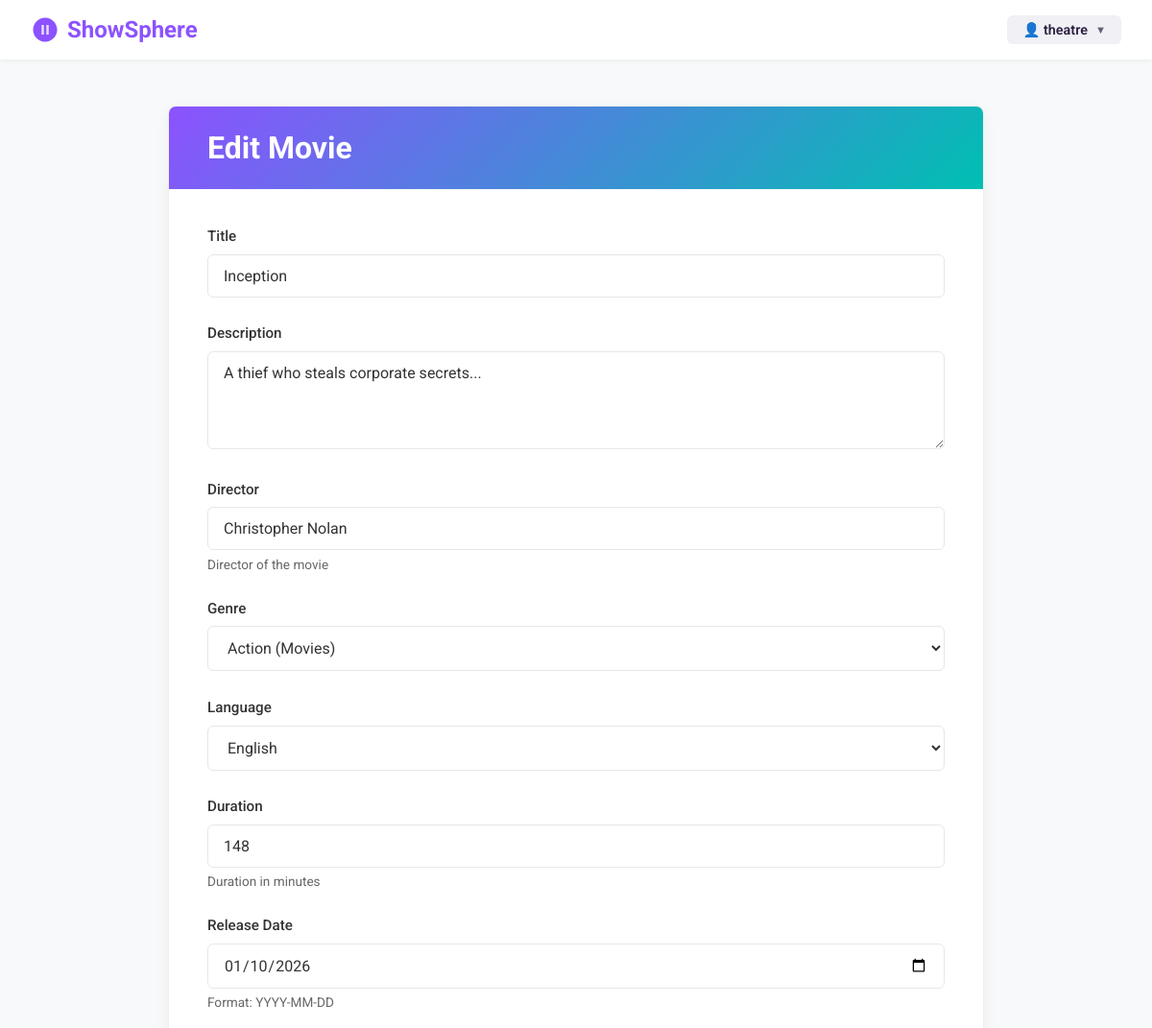
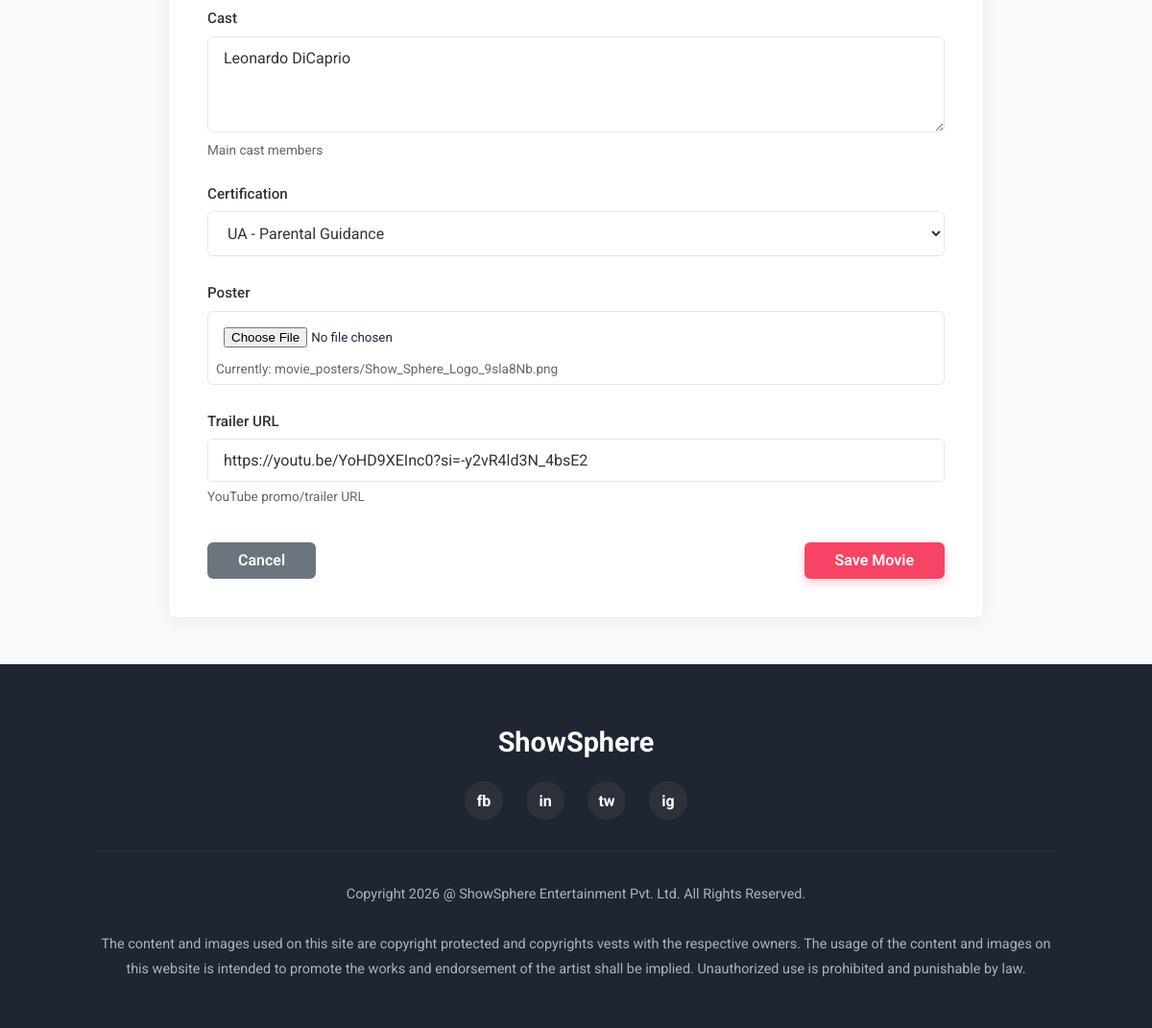
/theatre/movie/2/edit/ (signed in), run on the app's committed database (2 pictures, top to bottom).
### booking/models.py (models this page shows, shortened)
class CustomUser(AbstractUser):
    ROLE_CHOICES = [
        ('customer', 'Customer'),
        ('organizer', 'Event Organizer'),
        ('theatre_owner', 'Theatre Owner'),
        ('admin', 'Admin'),
    ]
    role = models.CharField(max_length=20, choices=ROLE_CHOICES, default='customer')
    city = models.ForeignKey('City', on_delete=models.SET_NULL, null=True, blank=True)
    phone = models.CharField(max_length=15, blank=True)
    email_verified = models.BooleanField(default=False)
    verification_token = models.CharField(max_length=100, blank=True)

class Movie(models.Model):
    STATUS_CHOICES = [
        ('pending', 'Pending Approval'),
        ('approved', 'Approved'),
        ('rejected', 'Rejected'),
    ]
    CERTIFICATION_CHOICES = [
        ('U', 'U - Universal'),
        ('UA', 'UA - Parental Guidance'),
        ('A', 'A - Adults Only'),
        ('S', 'S - Restricted'),
    ]
    theatre_owner = models.ForeignKey(TheatreOwnerProfile, on_delete=models.CASCADE, related_name='movies')
    title = models.CharField(max_length=200)
    description = models.TextField()
    genre = models.ForeignKey(Genre, on_delete=models.SET_NULL, null=True)
    language = models.ForeignKey(Language, on_delete=models.SET_NULL, null=True)
    duration = models.PositiveIntegerField(help_text='Duration in minutes')
    release_date = models.DateField()
    director = models.CharField(max_length=200, blank=True)
    cast = models.TextField(blank=True, help_text='Main cast members')
    certification = models.CharField(max_length=5, choices=CERTIFICATION_CHOICES, blank=True)
    poster = models.ImageField(upload_to='movie_posters/')
    trailer_url = models.URLField(blank=True, help_text='YouTube trailer URL')
    rating = models.DecimalField(max_digits=3, decimal_places=1, null=True, blank=True,
                                 validators=[MinValueValidator(0), MaxValueValidator(10)])
    status = models.CharField(max_length=20, choices=STATUS_CHOICES, default='pending')
    is_trending = models.BooleanField(default=False)
    created_at = models.DateTimeField(auto_now_add=True)
    updated_at = models.DateTimeField(auto_now=True)
    class Meta:
        ordering = ['-release_date']

### booking/views.py (the view)
# urls.py: path('theatre/movie/<int:movie_id>/edit/', views.edit_movie, name='edit_movie'),
@approved_theatre_owner_required
def edit_movie(request, movie_id):
    movie = get_object_or_404(Movie, id=movie_id, theatre_owner=request.user.theatre_profile)
    if request.method == 'POST':
        form = MovieForm(request.POST, request.FILES, instance=movie)
        if form.is_valid():
            form.save()
            messages.success(request, 'Movie updated successfully!')
            return redirect('booking:manage_movies')
    else:
        form = MovieForm(instance=movie)
    return render(request, 'theatre/movie_form.html', {'form': form, 'movie': movie, 'title': 'Edit Movie'})

### booking/models.py (called while the page is built)
    def __str__(self):
        return f"{self.name} ({self.category.name})"

    def __str__(self):
        return self.name

### templates/theatre/movie_form.html (shortened to what this page needs)
{% load static %}
<!DOCTYPE html>
<html lang="en">
<head>
</head>
<body>
    <header class="header">
        <a href="{% url 'booking:home' %}" class="logo">
            <svg width="30" height="30" viewBox="0 0 24 24" fill="none" xmlns="http://www.w3.org/2000/svg">
                <circle cx="12" cy="12" r="10" fill="#8C52FF" fill-opacity="0.2" />
                <path
                    d="M12 2C6.48 2 2 6.48 2 12s4.48 10 10 10 10-4.48 10-10S17.52 2 12 2zm-1 14H9V8h2v8zm4 0h-2V8h2v8z"
                    fill="#8C52FF" />
            </svg>
            <span>ShowSphere</span>
        </a>
        <div class="auth-buttons">
            <div class="organizer-profile">
                {% if user.is_authenticated %}
                👤 {{ user.username }} <span style="font-size: 0.7rem; opacity: 0.7;">▼</span>
                {% else %}
                👤 Guest
                {% endif %}
            </div>
        </div>
    </header>
    <main class="main-container">
        <div class="form-card">
            <h1 class="card-header">{% if form.instance.pk %}Edit Movie{% else %}Add Movie{% endif %}</h1>
            <div class="card-body-content">
                <form method="post" enctype="multipart/form-data">
                    <div class="form-group">
                        <label class="form-label" for="{{ form.title.id_for_label }}">Title</label>
                        {{ form.title }}
                    </div>
                    <div class="form-group">
                        <label class="form-label" for="{{ form.description.id_for_label }}">Description</label>
                        {{ form.description }}
                    </div>
                    <div class="form-group">
                        <label class="form-label" for="{{ form.director.id_for_label }}">Director</label>
                        {{ form.director }}
                        <p class="helper-text">Director of the movie</p>
                    </div>
                    <div class="form-group">
                        <label class="form-label" for="{{ form.genre.id_for_label }}">Genre</label>
                        {{ form.genre }}
                    </div>
                    <div class="form-group">
                        <label class="form-label" for="{{ form.language.id_for_label }}">Language</label>
                        {{ form.language }}
                    </div>
                    <div class="form-group">
                        <label class="form-label" for="{{ form.duration.id_for_label }}">Duration</label>
                        {{ form.duration }}
                        <p class="helper-text">Duration in minutes</p>
                    </div>
                    <div class="form-group">
                        <label class="form-label" for="{{ form.release_date.id_for_label }}">Release Date</label>
                        {{ form.release_date }}
                        <p class="helper-text">Format: YYYY-MM-DD</p>
                    </div>
                    <div class="form-group">
                        <label class="form-label" for="{{ form.cast.id_for_label }}">Cast</label>
                        {{ form.cast }}
                        <p class="helper-text">Main cast members</p>
                    </div>
                    <div class="form-group">
                        <label class="form-label" for="{{ form.certification.id_for_label }}">Certification</label>
                        {{ form.certification }}
                    </div>
                    <div class="form-group">
                        <label class="form-label" for="{{ form.poster.id_for_label }}">Poster</label>
                        <div class="file-input-container" style="display: block;">
                            {{ form.poster }}
                            {% if form.poster.value %}
                            <p class="helper-text">Currently: {{ form.poster.value }}</p>
                            {% endif %}
                        </div>
                    </div>
                    <div class="form-group">
                        <label class="form-label" for="{{ form.trailer_url.id_for_label }}">Trailer URL</label>
                        {{ form.trailer_url }}
                        <p class="helper-text">YouTube promo/trailer URL</p>
                    </div>
                    <div class="form-actions">
                        <a href="{% url 'booking:manage_movies' %}" class="btn-cancel">Cancel</a>
                        <button type="submit" class="btn-save">Save Movie</button>
                    </div>
                </form>
            </div>
        </div>
    </main>
    <footer class="footer">
        <div class="footer-logo">ShowSphere</div>
        <div class="social-links">
            <a href="#" class="social-circle">fb</a>
            <a href="#" class="social-circle">in</a>
            <a href="#" class="social-circle">tw</a>
            <a href="#" class="social-circle">ig</a>
        </div>
        <p class="footer-text">
            Copyright 2026 @ ShowSphere Entertainment Pvt. Ltd. All Rights Reserved.
            <br><br>
            The content and images used on this site are copyright protected and copyrights vests with the respective
            owners. The usage of the content and images on this website is intended to promote the works and endorsement
            of the artist shall be implied. Unauthorized use is prohibited and punishable by law.
        </p>
    </footer>
</body>
</html>

### templates/theatre/movie_form.html (style rules this page uses)
:root { --primary-color: #8C52FF; --primary-hover: #7b40f2; --text-color: #2D2042; --text-light: #666666; --bg-color: #F8F9FA; --white: #FFFFFF; --pink-action: #F84464; --border-radius: 8px; --shadow: 0 4px 15px rgba(0, 0, 0, 0.05); }
* { margin: 0; padding: 0; box-sizing: border-box; font-family: 'Roboto', sans-serif; }
body { background-color: var(--bg-color); color: var(--text-color); min-height: 100vh; display: flex; flex-direction: column; }
a { text-decoration: none; color: inherit; }
.header { background-color: var(--white); padding: 1rem 2rem; display: flex; justify-content: space-between; align-items: center; box-shadow: 0 2px 4px rgba(0, 0, 0, 0.05); position: sticky; top: 0; z-index: 1000; }
.logo { font-size: 1.5rem; font-weight: 700; display: flex; align-items: center; gap: 0.5rem; }
.logo span { color: var(--primary-color); }
.auth-buttons { display: flex; gap: 1.1rem; align-items: center; }
.organizer-profile { background: #f0f0f5; padding: 0.4rem 1rem; border-radius: 6px; display: flex; align-items: center; gap: 8px; color: var(--text-color); font-weight: 600; cursor: pointer; font-size: 0.9rem; }
.main-container { flex: 1; display: flex; justify-content: center; padding: 3rem 1rem; }
.card-header { background: linear-gradient(135deg, #8C52FF 0%, #00BFB2 100%); color: white; padding: 1.5rem 2.5rem; display: flex; justify-content: space-between; align-items: center; }
.form-card { width: 100%; max-width: 850px; background: var(--white); padding: 0; border-radius: 8px; box-shadow: var(--shadow); border: 1px solid #eee; overflow: hidden; }
.card-body-content { padding: 2.5rem; }
.form-group { margin-bottom: 1.8rem; }
.form-label { display: block; margin-bottom: 0.6rem; font-size: 0.95rem; font-weight: 500; color: #333; }
input[type="text"], input[type="email"], input[type="password"], input[type="number"], input[type="url"], input[type="date"], textarea, select { width: 100%; padding: 0.75rem 1rem; border: 1px solid #E5E7EB; border-radius: 6px; font-size: 1rem; outline: none; transition: all 0.3s; color: #333; background-color: #fff; box-sizing: border-box; }
textarea.form-control, textarea { resize: vertical; min-height: 100px; }
.helper-text { font-size: 0.85rem; color: var(--text-light); margin-top: 0.4rem; }
.file-input-container { padding: 0.5rem; border: 1px solid #E5E7EB; border-radius: 6px; display: flex; align-items: center; gap: 10px; }
input[type="file"] { padding: 0.5rem; background: none; border: none; }
.form-actions { display: flex; justify-content: space-between; align-items: center; margin-top: 2.5rem; }
.btn-cancel { background-color: #6c757d; color: white; padding: 0.6rem 2rem; border: none; border-radius: 6px; font-size: 1rem; font-weight: 600; cursor: pointer; transition: opacity 0.3s; display: inline-block; text-align: center; }
.btn-save { background-color: var(--pink-action); color: white; padding: 0.6rem 2rem; border: none; border-radius: 6px; font-size: 1rem; font-weight: 600; cursor: pointer; box-shadow: 0 4px 10px rgba(248, 68, 100, 0.3); transition: opacity 0.3s; }
.footer { background-color: #1f2533; color: #abb2bf; padding: 4rem 2rem 3rem; text-align: center; margin-top: auto; }
.footer-logo { color: white; font-size: 1.8rem; font-weight: 700; margin-bottom: 1.5rem; }
.social-links { display: flex; justify-content: center; gap: 1.5rem; margin-bottom: 2rem; }
.social-circle { width: 40px; height: 40px; border-radius: 50%; background: #2d3139; display: flex; align-items: center; justify-content: center; color: white; font-weight: 700; transition: all 0.3s; }
.footer-text { font-size: 0.9rem; line-height: 1.8; border-top: 1px solid #2d3139; padding-top: 2rem; max-width: 1000px; margin: 0 auto; }

### data on the page
CustomUser: username "theatre"
Movie: title "Inception", description "A thief who steals corporate secrets...", director "Christopher Nolan", genre "Action (Movies)", language "English", duration "148", release_date "01/10/2026", cast "Leonardo DiCaprio", certification "UA - Parental Guidance", poster.value "movie_posters/Show_Sphere_Logo_9sla8Nb.png", trailer_url "https://youtu.be/YoHD9XEInc0?si=-y2vR4ld3N_4bsE2"
